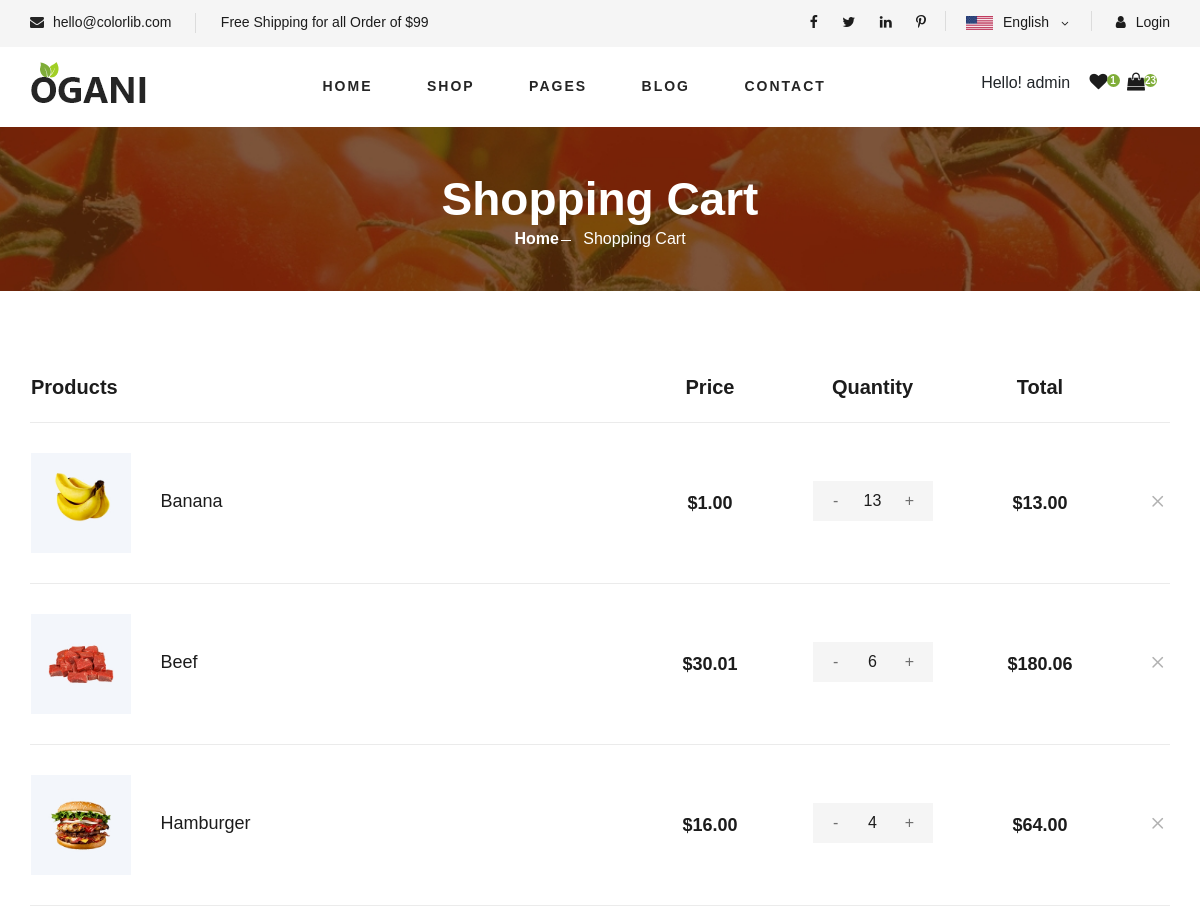
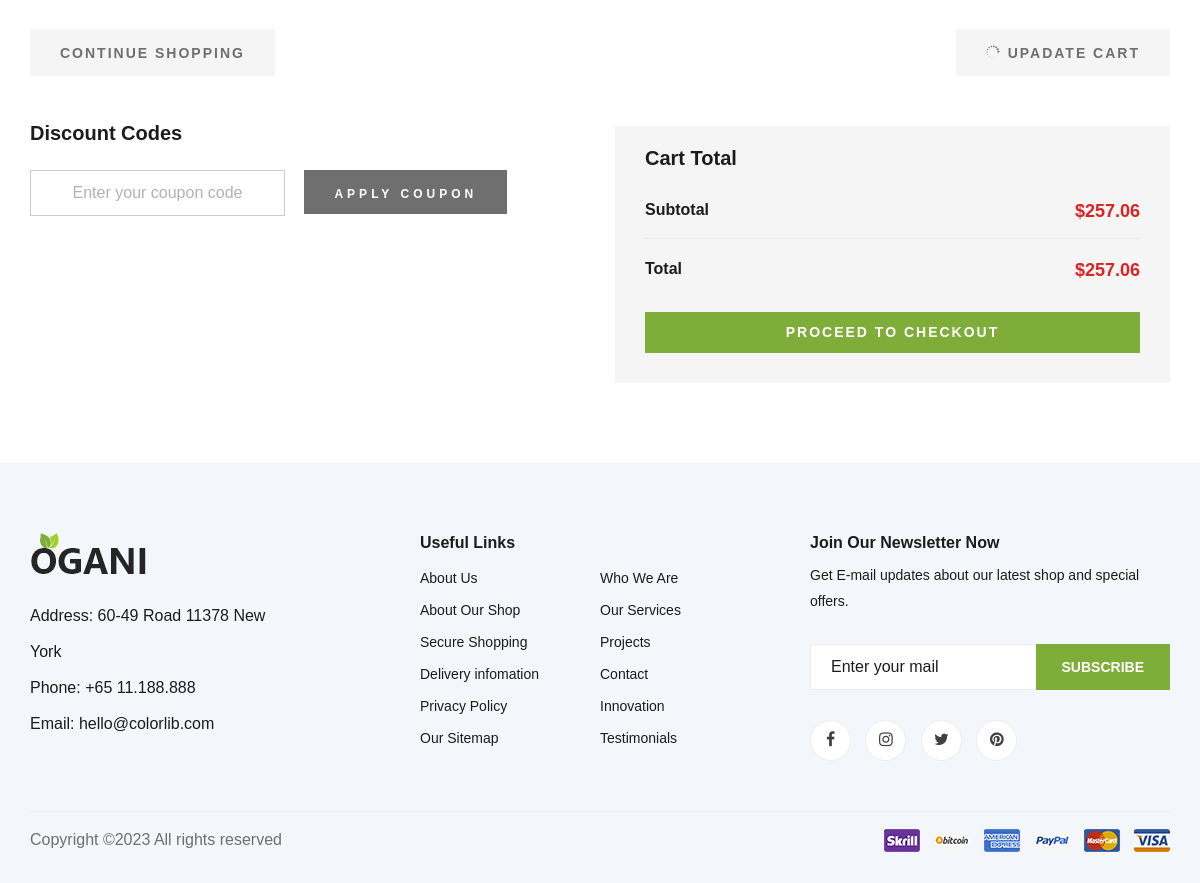
The page /shoping_cart/ (signed in) on the database its author committed (2 pictures, top to bottom).
### app/models.py (models this page shows, shortened)
class OrderItem(models.Model):
    product = models.ForeignKey(Product, on_delete=models.SET_NULL, blank=True, null=True)
    order = models.ForeignKey(Order, on_delete=models.SET_NULL, blank=True, null=True)
    quantity = models.IntegerField(default=0, null=True, blank=True)
    date_added = models.DateTimeField(auto_now_add=True)
    @property
    def get_total(self):
        total = self.product.price * self.quantity
        return total

class Product(models.Model):
    category = models.ManyToManyField(Category, related_name='product')
    name = models.CharField(max_length=200, null=True)
    price = models.FloatField()
    digital = models.BooleanField(default=False, null=True, blank=False)
    image = models.ImageField(null=True, blank=True)
    detail = models.TextField(null=True, blank=True)
    @property
    def ImageURL(self):
        try:
            url = self.image.url
        except:
            url = ''
        return url

class Order(models.Model):
    customer = models.ForeignKey(User, on_delete=models.SET_NULL, blank=True, null=True)
    date_order = models.DateTimeField(auto_now_add=True)
    complete = models.BooleanField(default=False, null=True, blank=False)
    transaction_id = models.CharField(max_length=200, null=True)
    @property
    def get_cart_items(self):
        orderitem = self.orderitem_set.all()
        total = sum([item.quantity for item in orderitem])
        return total
    @property
    def get_cart_total(self):
        orderitem = self.orderitem_set.all()
        total = sum([item.get_total for item in orderitem])
        return total

### app/views.py (the view)
# urls.py: path('shoping_cart/', views.shopCart, name="shop_cart"),
def shopCart(request):
    if request.user.is_authenticated:
        customer = request.user
        order, created = Order.objects.get_or_create(customer = customer, complete = False)
        items = order.orderitem_set.all
        cartItems = order.get_cart_items
        user_not_login = 'hidden'
        user_login = 'show'
    else:
        return redirect('login')
    categories = Category.objects.filter(is_sub = False)
    context = {
        'categories':categories,
        'items': items,
        'order': order,
        'cartItems': cartItems,
        'user_not_login':user_not_login,
        'user_login':user_login
    }
    return render(request,'app/shoping_cart.html', context)

### app/templates/app/shoping_cart.html
{% extends 'app/base.html' %}
{% load static %}
{% block main_content %}
<section class="breadcrumb-section set-bg" data-setbg="{% static 'app/images/breadcrumb.jpg' %}">
	<div class="container">
		<div class="row">
			<div class="col-lg-12 text-center">
				<div class="breadcrumb__text">
					<h2>Shopping Cart</h2>
					<div class="breadcrumb__option">
						<a href="./index.html">Home</a>
						<span>Shopping Cart</span>
					</div>
				</div>
			</div>
		</div>
	</div>
</section>
<section class="shoping-cart spad">
	<div class="container">
		<div class="row">
			<div class="col-lg-12">
				<div class="shoping__cart__table">
					<table>
						<thead>
							<tr>
								<th class="shoping__product">Products</th>
								<th>Price</th>
								<th>Quantity</th>
								<th>Total</th>
								<th></th>
							</tr>
						</thead>
						<tbody>
							{% for item in items %}
							<tr>
								<td class="shoping__cart__item">
									<img style="width:100px" src="{{item.product.ImageURL}}" alt="">
									<h5>{{item.product.name}}</h5>
								</td>
								<td class="shoping__cart__price">
									${{item.product.price| floatformat:2}}
								</td>
								<td class="shoping__cart__quantity">
									<div class="quantity">
										<div class="pro-qty">
											<span class="dec qtybtn update-cart" data-product={{item.product.id}} data-action="remove">-</span>
											<input type="text" value="{{item.quantity}}">
											<span class="inc qtybtn update-cart" data-product={{item.product.id}} data-action="add">+</span>
										</div>
									</div>
								</td>
								<td class="shoping__cart__total">
									${{item.get_total| floatformat:2}}
								</td>
								<td class="shoping__cart__item__close">
									<span class="icon_close"></span>
								</td>
							</tr>
							{% endfor %}
						</tbody>
					</table>
				</div>
			</div>
		</div>
		<div class="row">
			<div class="col-lg-12">
				<div class="shoping__cart__btns">
					<a href="#" class="primary-btn cart-btn">CONTINUE SHOPPING</a>
					<a href="#" class="primary-btn cart-btn cart-btn-right"><span class="icon_loading"></span>
						Upadate Cart</a>
				</div>
			</div>
			<div class="col-lg-6">
				<div class="shoping__continue">
					<div class="shoping__discount">
						<h5>Discount Codes</h5>
						<form action="#">
							<input type="text" placeholder="Enter your coupon code">
							<button type="submit" class="site-btn">APPLY COUPON</button>
						</form>
					</div>
				</div>
			</div>
			<div class="col-lg-6">
				<div class="shoping__checkout">
					<h5>Cart Total</h5>
					<ul>
						<li>Subtotal <span>${{order.get_cart_total}}</span></li>
						<li>Total <span>${{order.get_cart_total}}</span></li>
					</ul>
					<a href="#" class="primary-btn">PROCEED TO CHECKOUT</a>
				</div>
			</div>
		</div>
	</div>
</section>
{% endblock main_content %}

### app/templates/app/base.html (shortened to what this page needs)
{% load static %}
<!DOCTYPE html>
<html lang="zxx">
<head>
    <link rel="stylesheet" href="{% static 'app/css/googleapis.css' %}" type="text/css">
    <link rel="stylesheet" href="{% static 'app/css/bootstrap.min.css' %}" type="text/css">
    <link rel="stylesheet" href="{% static 'app/css/font-awesome.min.css' %}" type="text/css">
    <link rel="stylesheet" href="{% static 'app/css/elegant-icons.css' %}" type="text/css">
    <link rel="stylesheet" href="{% static 'app/css/nice-select.css' %}" type="text/css">
    <link rel="stylesheet" href="{% static 'app/css/jquery-ui.min.css' %}" type="text/css">
    <link rel="stylesheet" href="{% static 'app/css/owl.carousel.min.css' %}" type="text/css">
    <link rel="stylesheet" href="{% static 'app/css/slicknav.min.css' %}" type="text/css">
    <link rel="stylesheet" href="{% static 'app/css/style.css' %}" type="text/css">
    <link rel="stylesheet" href="{% static 'app/css/style2.css' %}" type="text/css">
</head>
<body>
    <header class="header">
        <div class="header__top">
            <div class="container">
                <div class="row">
                    <div class="col-lg-6">
                        <div class="header__top__left">
                            <ul>
                                <li><i class="fa fa-envelope"></i> hello@colorlib.com</li>
                                <li>Free Shipping for all Order of $99</li>
                            </ul>
                        </div>
                    </div>
                    <div class="col-lg-6">
                        <div class="header__top__right">
                            <div class="header__top__right__social">
                                <a href="#"><i class="fa fa-facebook"></i></a>
                                <a href="#"><i class="fa fa-twitter"></i></a>
                                <a href="#"><i class="fa fa-linkedin"></i></a>
                                <a href="#"><i class="fa fa-pinterest-p"></i></a>
                            </div>
                            <div class="header__top__right__language">
                                <img src="{% static 'app/images/language.png' %}" alt="">
                                <div>English</div>
                                <span class="arrow_carrot-down"></span>
                            </div>
                            <div class="header__top__right__auth">
                                <a href="#"><i class="fa fa-user"></i> Login</a>
                            </div>
                        </div>
                    </div>
                </div>
            </div>
        </div>
        <div class="container">
            <div class="row">
                <div class="col-lg-3">
                    <div class="header__logo">
                        <a href="./index.html"><img src="{% static 'app/images/logo.png' %}" alt=""></a>
                    </div>
                </div>
                <div class="col-lg-6">
                    <nav class="header__menu">
                        <ul>
                            <li class="{% if screenName == 'home' %} active{% endif %}"><a href="{% url 'home' %}">Home</a></li>
                            <li class="{% if screenName == 'shop_search' %} active{% endif %}"><a href="{% url 'shop_search' %}">Shop</a></li>
                            <li><a>Pages</a>
                            </li>
                            <li><a href="./blog.html">Blog</a></li>
                            <li class="{% if screenName == 'contact' %} active{% endif %}"><a href="{% url 'contact' %}">Contact</a></li>
                        </ul>
                    </nav>
                </div>
                <div class="col-lg-3">
                    <div class="header__cart">
                        <ul>
                            <li>Hello! {{request.user}}</li>
                            <li><a href="#"><i class="fa fa-heart"></i> <span>1</span></a></li>
                            <li><a href="#"><i class="fa fa-shopping-bag"></i> <span>{{cartItems}}</span></a></li>
                        </ul>
                    </div>
                </div>
            </div>
        </div>
    </header>
    {% block main_content %}{% endblock main_content %}
    <footer class="footer spad">
        <div class="container">
            <div class="row">
                <div class="col-lg-3 col-md-6 col-sm-6">
                    <div class="footer__about">
                        <div class="footer__about__logo">
                            <a href="./index.html"><img src="{% static 'app/images/logo.png' %}" alt=""></a>
                        </div>
                        <ul>
                            <li>Address: 60-49 Road 11378 New York</li>
                            <li>Phone: +65 11.188.888</li>
                            <li>Email: hello@colorlib.com</li>
                        </ul>
                    </div>
                </div>
                <div class="col-lg-4 col-md-6 col-sm-6 offset-lg-1">
                    <div class="footer__widget">
                        <h6>Useful Links</h6>
                        <ul>
                            <li><a href="#">About Us</a></li>
                            <li><a href="#">About Our Shop</a></li>
                            <li><a href="#">Secure Shopping</a></li>
                            <li><a href="#">Delivery infomation</a></li>
                            <li><a href="#">Privacy Policy</a></li>
                            <li><a href="#">Our Sitemap</a></li>
                        </ul>
                        <ul>
                            <li><a href="#">Who We Are</a></li>
                            <li><a href="#">Our Services</a></li>
                            <li><a href="#">Projects</a></li>
                            <li><a href="#">Contact</a></li>
                            <li><a href="#">Innovation</a></li>
                            <li><a href="#">Testimonials</a></li>
                        </ul>
                    </div>
                </div>
                <div class="col-lg-4 col-md-12">
                    <div class="footer__widget">
                        <h6>Join Our Newsletter Now</h6>
                        <p>Get E-mail updates about our latest shop and special offers.</p>
                        <form action="#">
                            <input type="text" placeholder="Enter your mail">
                            <button type="submit" class="site-btn">Subscribe</button>
                        </form>
                        <div class="footer__widget__social">
                            <a href="#"><i class="fa fa-facebook"></i></a>
                            <a href="#"><i class="fa fa-instagram"></i></a>
                            <a href="#"><i class="fa fa-twitter"></i></a>
                            <a href="#"><i class="fa fa-pinterest"></i></a>
                        </div>
                    </div>
                </div>
            </div>
            <div class="row">
                <div class="col-lg-12">
                    <div class="footer__copyright">
                        <div class="footer__copyright__text">
                            <p>Copyright &copy;<script>document.write(new Date().getFullYear());</script> All rights reserved</p>
                        </div>
                        <div class="footer__copyright__payment"><img src="{% static 'app/images/payment-item.png' %}" alt=""></div>
                    </div>
                </div>
            </div>
        </div>
    </footer>
</body>
</html>

### rows shown on the page
OrderItem: product.ImageURL (picture), product.name "Banana", product.price "1.00", quantity "13", get_total "13.00"
OrderItem: product.ImageURL (picture), product.name "Beef", product.price "30.01", quantity "6", get_total "180.06"
OrderItem: product.ImageURL (picture), product.name "Hamburger", product.price "16.00", quantity "4", get_total "64.00"
Order: get_cart_total "257.06"

### other values the page prints
{{ request.user }} "admin"
{{ cartItems }} "23"
